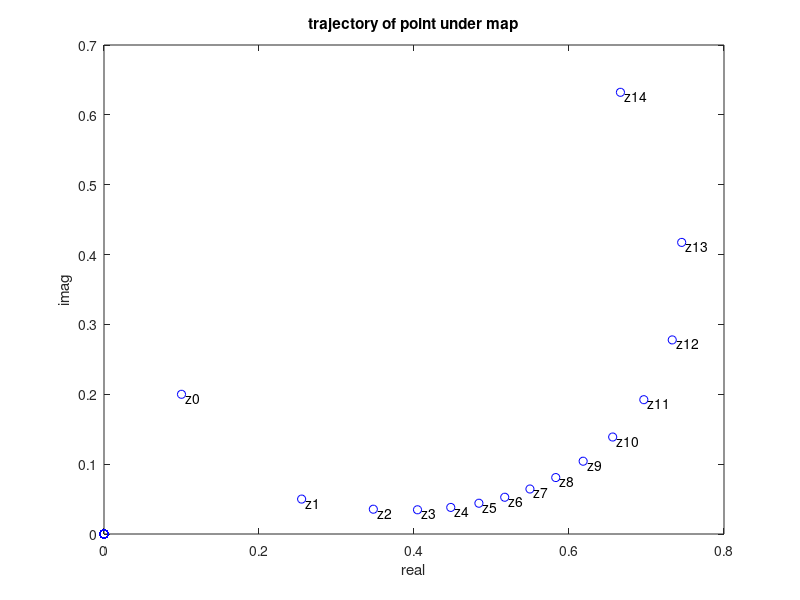

Write MATLAB code to recreate this figure.
c  = 0.285 + 0.01*i;
z0 = 0.100 + 0.20*i;

npts = 15;
z = zeros(npts);
z(1) = z0;
for k = 2:npts
  z(k) = z(k-1)^2 + c;
end

plot(real(z),imag(z),'bo')
for k = 1:npts
  text(real(z(k))+0.005,imag(z(k))-0.005,strcat("z",int2str(k-1)))
end

xlabel("real")
ylabel("imag")
title("trajectory of point under map")
saveas(gcf,"trajectory.png")

